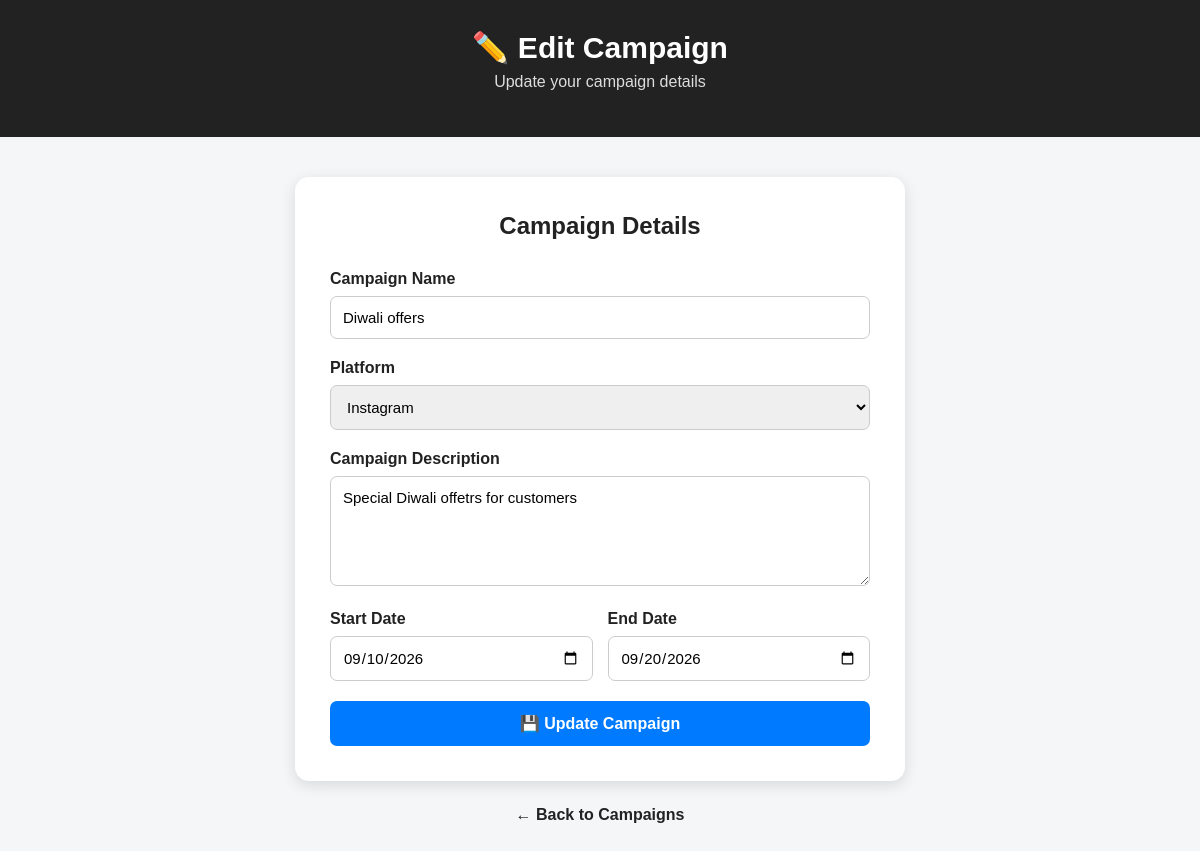
The page /edit-campaign/4 on the database its author committed.
### tables this page shows
CREATE TABLE campaigns (
            id INTEGER PRIMARY KEY AUTOINCREMENT,
            name TEXT NOT NULL,
            platform TEXT NOT NULL,
            description TEXT,
            start_date TEXT,
            end_date TEXT
        );

### app.py (the view, shortened to what this page needs)
@app.route("/edit-campaign/<int:campaign_id>", methods=["GET", "POST"])
def edit_campaign(campaign_id):
    conn = sqlite3.connect("campaigns.db")
    conn.row_factory = sqlite3.Row
    cursor = conn.cursor()
    cursor.execute(
        "SELECT * FROM campaigns WHERE id = ?",
        (campaign_id,)
    )
    campaign = cursor.fetchone()
    conn.close()
    return render_template(
        "edit_campaign.html",
        campaign=campaign
    )

### templates/edit_campaign.html (shortened to what this page needs)
<!DOCTYPE html>
<html>
<head>
</head>
<body>
    <div class="header">
        <h1>✏️ Edit Campaign</h1>
        <p>
            Update your campaign details
        </p>
    </div>
    <div class="container">
        <div class="form-card">
            <h2>Campaign Details</h2>
            <form method="POST">
                <label for="campaign_name">
                    Campaign Name
                </label>
                <input
                    type="text"
                    id="campaign_name"
                    name="campaign_name"
                    value="{{ campaign['name'] }}"
                    required
                >
                <label for="platform">
                    Platform
                </label>
                <select
                    id="platform"
                    name="platform"
                    required
                >
                    <option value="Instagram"
                        {% if campaign['platform'] == 'Instagram' %}selected{% endif %}>
                        Instagram
                    </option>
                </select>
                <label for="description">
                    Campaign Description
                </label>
                <textarea
                    id="description"
                    name="description"
                    required
                >{{ campaign['description'] }}</textarea>
                <div class="date-row">
                    <div>
                        <label for="start_date">
                            Start Date
                        </label>
                        <input
                            type="date"
                            id="start_date"
                            name="start_date"
                            value="{{ campaign['start_date'] }}"
                            required
                        >
                    </div>
                    <div>
                        <label for="end_date">
                            End Date
                        </label>
                        <input
                            type="date"
                            id="end_date"
                            name="end_date"
                            value="{{ campaign['end_date'] }}"
                            required
                        >
                    </div>
                </div>
                <button
                    type="submit"
                    class="update-btn"
                >
                    💾 Update Campaign
                </button>
            </form>
        </div>
        <a
            href="/campaigns"
            class="back"
        >
            ← Back to Campaigns
        </a>
    </div>
</body>
</html>

### templates/edit_campaign.html (style rules this page uses)
* { box-sizing: border-box; }
body { margin: 0; font-family: Arial, sans-serif; background: #f4f6f8; color: #222; }
.header { background: #222; color: white; text-align: center; padding: 30px 20px; }
.header h1 { margin: 0; font-size: 30px; }
.header p { color: #ddd; margin-top: 8px; }
.container { max-width: 650px; margin: 40px auto; padding: 0 20px; }
.form-card { background: white; padding: 35px; border-radius: 14px; box-shadow: 0 4px 15px rgba(0,0,0,0.12); }
.form-card h2 { text-align: center; margin-top: 0; margin-bottom: 30px; }
label { display: block; font-weight: bold; margin-bottom: 8px; }
input, select, textarea { width: 100%; padding: 12px; margin-bottom: 20px; border: 1px solid #ccc; border-radius: 7px; font-size: 15px; font-family: Arial, sans-serif; }
textarea { min-height: 110px; resize: vertical; }
.date-row { display: grid; grid-template-columns: 1fr 1fr; gap: 15px; }
.update-btn { width: 100%; padding: 13px; background: #007bff; color: white; border: none; border-radius: 7px; font-size: 16px; font-weight: bold; cursor: pointer; }
.back { display: block; text-align: center; margin-top: 25px; text-decoration: none; font-weight: bold; color: #222; }

### rows shown on the page
campaigns: campaign_name "Diwali offers", platform "Instagram", description "Special Diwali offetrs for customers", start_date "09/10/2026", end_date "09/20/2026"
